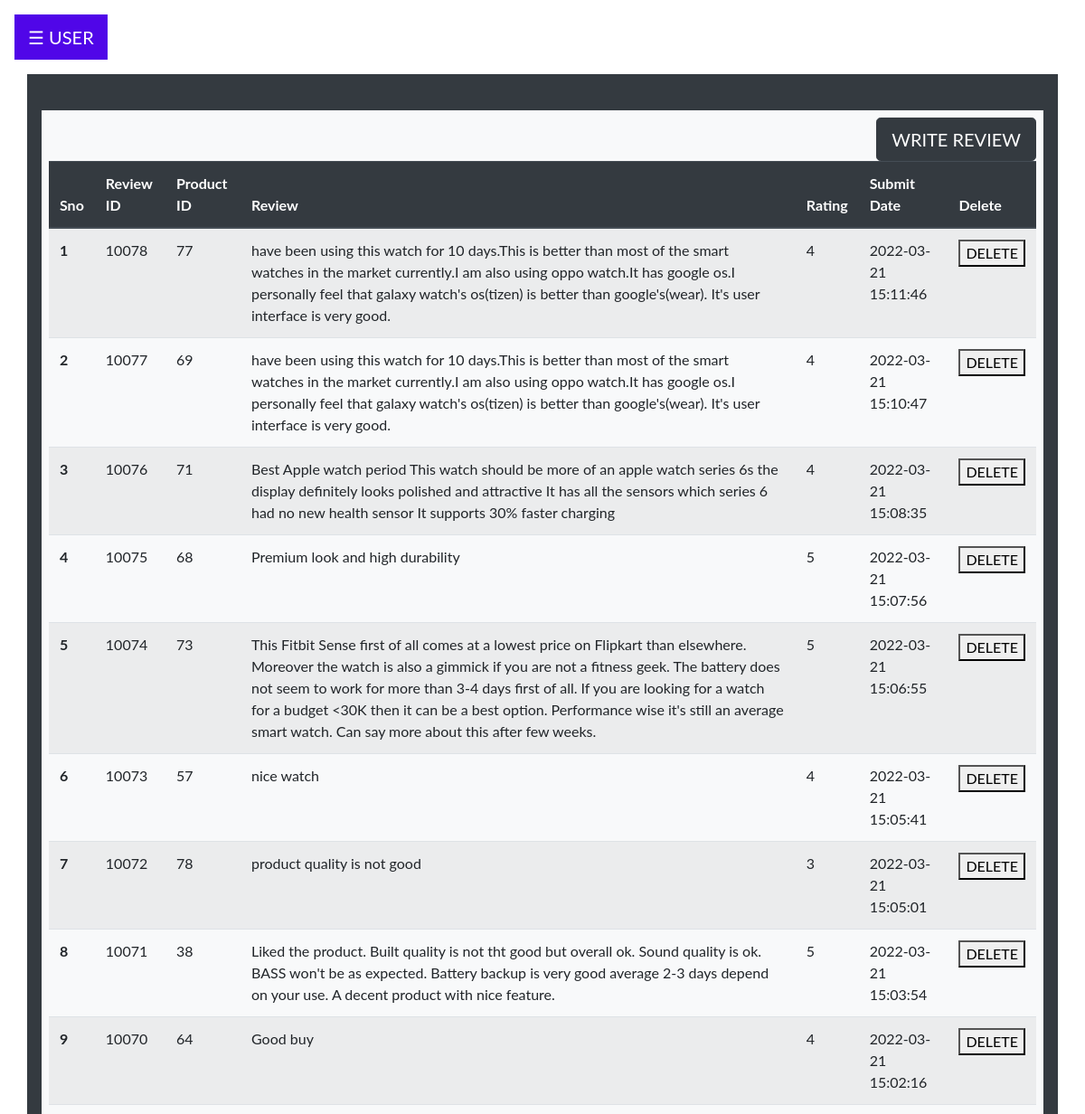
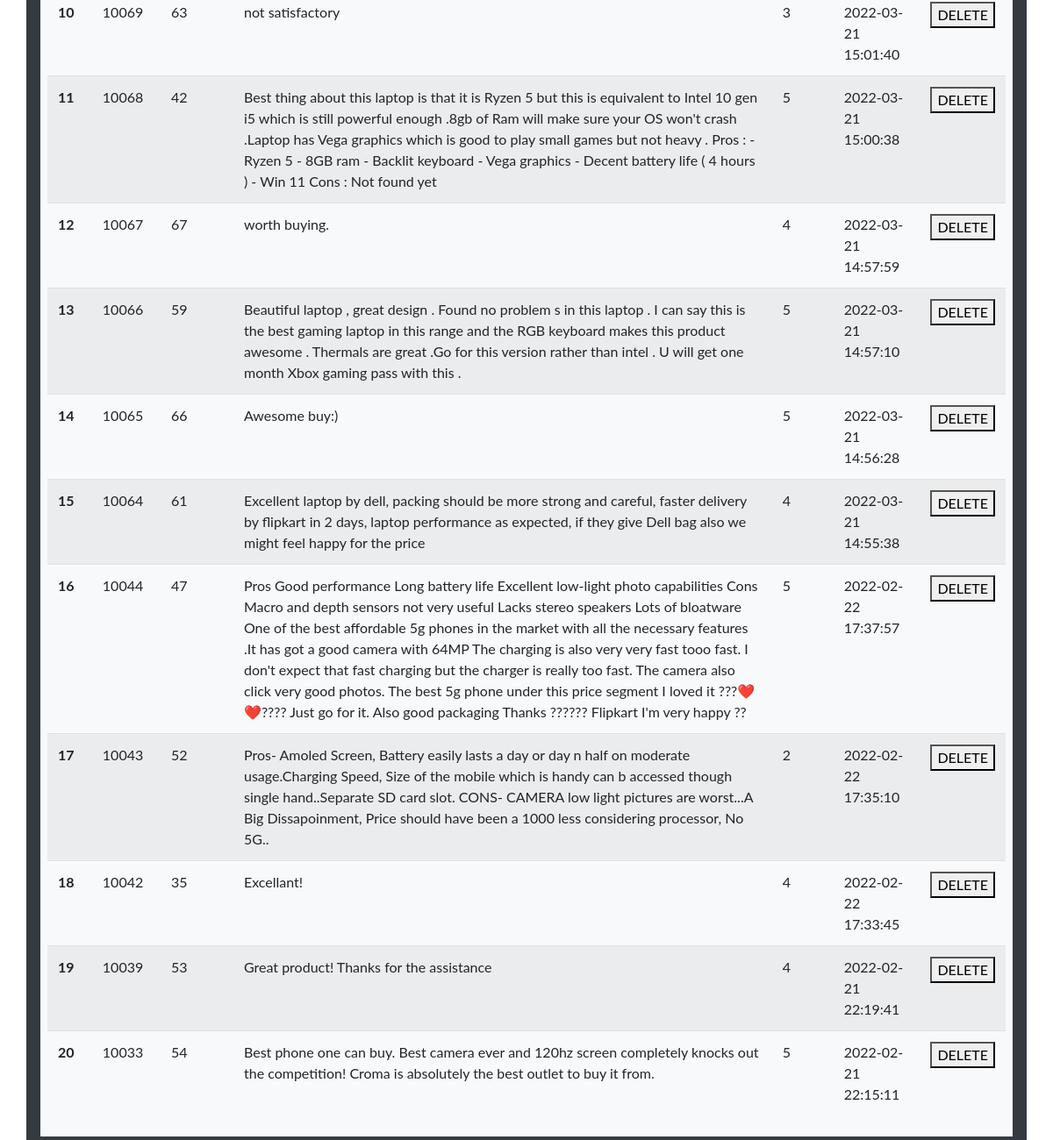
The app's page /user/manage_review.php (signed in) with its own data (2 pictures, top to bottom).
### tables this page shows
CREATE TABLE `reviews` (
  `review_id` int(11) NOT NULL,
  `item_id` int(11) NOT NULL,
  `userid` int(11) NOT NULL,
  `content` text NOT NULL,
  `rating` tinyint(1) NOT NULL,
  `submit_date` datetime NOT NULL DEFAULT current_timestamp()
);

### user/manage_review.php (the view, shortened to what this page needs)
<?php
 include 'dashboard_home.php';
include '../partials/connection.php';
$uid=$_SESSION['uid'];
$sql = "SELECT * FROM reviews WHERE userid='$uid' ORDER BY submit_date DESC ";
$result = $conn->query($sql);
$counter = 0;
?>
<!DOCTYPE html>
<html lang="en">
<head>
</head>
<body>
<div class="container p-2 my-4 bg-light text-white">
<button type="submit" class="btn btn-dark btn-lg float-right" onclick="window.location.href='../category.php'">WRITE REVIEW</button>
<form method="POST">
<table class="table table-striped">
  <thead class="thead-dark">
    <tr>
      <th scope="col">Sno</th>
      <th scope="col">Review ID</th>
      <th scope="col">Product ID</th>
      <th scope="col">Review</th>
      <th scope="col">Rating</th>
      <th scope="col">Submit Date</th>
      <th scope="col">Delete</th>
    </tr>
  </thead>
  <tbody>
  <?php
                while($rows=$result->fetch_assoc())
                {
             ?>
    <tr>
      <th scope="row"><?php echo ++$counter;?></th>
      <td><?php echo $rows['review_id'];?></td>
      <td><?php echo $rows['item_id'];?></td>
      <td><?php echo $rows['content'];?></td>
      <td><?php echo $rows['rating'];?></td>
      <td><?php echo $rows['submit_date'];?></td>
      <?php echo '<td><button type="submit" name="Delete" value="'.$rows['review_id'].'">DELETE</button></td>';?>
    </tr>
    <?php }
    ?>
  </tbody>
</table>
</div>
</body>
</html>

### user/dashboard_home.php (shortened to what this page needs)
<!doctype html>
<html lang="en">
  <head>
    <link rel="stylesheet" href="https://cdn.jsdelivr.net/npm/bootstrap@4.6.1/dist/css/bootstrap.min.css">
</head>
<body>
  <div id="main">
  <button class="openbtn" onclick="openNav()">☰ USER</button>
  <div class="container p-3 my-3 bg-dark text-white">
  </body>
</html>

### user/dashboard_home.php (style rules this page uses)
body { font-family: "Lato", sans-serif; }
.openbtn { font-size: 20px; cursor: pointer; background-color: #5006e8; color: white; padding: 10px 15px; border: none; }
#main { transition: margin-left .5s; padding: 16px; }

### records on screen
reviews: review_id "10078", item "77", content "have been using this watch for 10 days.This is better than most of the smart watches in the market currently.I am also using oppo watch.It has google os.I personally feel that galaxy watch's os(tizen) is better than google's(wear). It's user interface is very good.", rating "4", submit_date "2022-03-21 15:11:46"
reviews: review_id "10077", item "69", content "have been using this watch for 10 days.This is better than most of the smart watches in the market currently.I am also using oppo watch.It has google os.I personally feel that galaxy watch's os(tizen) is better than google's(wear). It's user interface is very good.", rating "4", submit_date "2022-03-21 15:10:47"
reviews: review_id "10076", item "71", content "Best Apple watch period This watch should be more of an apple watch series 6s the display definitely looks polished and attractive It has all the sensors which series 6 had no new health sensor It supports 30% faster charging", rating "4", submit_date "2022-03-21 15:08:35"
reviews: review_id "10075", item "68", content "Premium look and high durability", rating "5", submit_date "2022-03-21 15:07:56"
reviews: review_id "10074", item "73", content "This Fitbit Sense first of all comes at a lowest price on Flipkart than elsewhere. Moreover the watch is also a gimmick if you are not a fitness geek. The battery does not seem to work for more than 3-4 days first of all. If you are looking for a watch for a budget <30K then it can be a best option. Performance wise it's still an average smart watch. Can say more about this after few weeks.", rating "5", submit_date "2022-03-21 15:06:55"
reviews: review_id "10073", item "57", content "nice watch", rating "4", submit_date "2022-03-21 15:05:41"
reviews: review_id "10072", item "78", content "product quality is not good", rating "3", submit_date "2022-03-21 15:05:01"
reviews: review_id "10071", item "38", content "Liked the product. Built quality is not tht good but overall ok. Sound quality is ok. BASS won't be as expected. Battery backup is very good average 2-3 days depend on your use. A decent product with nice feature.", rating "5", submit_date "2022-03-21 15:03:54"
reviews: review_id "10070", item "64", content "Good buy", rating "4", submit_date "2022-03-21 15:02:16"
reviews: review_id "10069", item "63", content "not satisfactory", rating "3", submit_date "2022-03-21 15:01:40"
reviews: review_id "10068", item "42", content "Best thing about this laptop is that it is Ryzen 5 but this is equivalent to Intel 10 gen i5 which is still powerful enough .8gb of Ram will make sure your OS won't crash .Laptop has Vega graphics which is good to play small games but not heavy . Pros : -Ryzen 5 - 8GB ram - Backlit keyboard - Vega graphics - Decent battery life ( 4 hours ) - Win 11 Cons : Not found yet", rating "5", submit_date "2022-03-21 15:00:38"
reviews: review_id "10067", item "67", content "worth buying.", rating "4", submit_date "2022-03-21 14:57:59"
reviews: review_id "10066", item "59", content "Beautiful laptop , great design . Found no problem s in this laptop . I can say this is the best gaming laptop in this range and the RGB keyboard makes this product awesome . Thermals are great .Go for this version rather than intel . U will get one month Xbox gaming pass with this .", rating "5", submit_date "2022-03-21 14:57:10"
reviews: review_id "10065", item "66", content "Awesome buy:)", rating "5", submit_date "2022-03-21 14:56:28"
reviews: review_id "10064", item "61", content "Excellent laptop by dell, packing should be more strong and careful, faster delivery by flipkart in 2 days, laptop performance as expected, if they give Dell bag also we might feel happy for the price", rating "4", submit_date "2022-03-21 14:55:38"
reviews: review_id "10044", item "47", content "Pros Good performance Long battery life Excellent low-light photo capabilities Cons Macro and depth sensors not very useful Lacks stereo speakers Lots of bloatware One of the best affordable 5g phones in the market with all the necessary features .It has got a good camera with 64MP The charging is also very very fast tooo fast. I don't expect that fast charging but the charger is really too fast. The camera also click very good photos. The best 5g phone under this price segment I loved it ???❤️❤️???? Just go for it. Also good packaging Thanks ?????? Flipkart I'm very happy ??", rating "5", submit_date "2022-02-22 17:37:57"
reviews: review_id "10043", item "52", content "Pros- Amoled Screen, Battery easily lasts a day or day n half on moderate usage.Charging Speed, Size of the mobile which is handy can b accessed though single hand..Separate SD card slot. CONS- CAMERA low light pictures are worst...A Big Dissapoinment, Price should have been a 1000 less considering processor, No 5G..", rating "2", submit_date "2022-02-22 17:35:10"
reviews: review_id "10042", item "35", content "Excellant!", rating "4", submit_date "2022-02-22 17:33:45"
reviews: review_id "10039", item "53", content "Great product! Thanks for the assistance", rating "4", submit_date "2022-02-21 22:19:41"
reviews: review_id "10033", item "54", content "Best phone one can buy. Best camera ever and 120hz screen completely knocks out the competition! Croma is absolutely the best outlet to buy it from.", rating "5", submit_date "2022-02-21 22:15:11"
